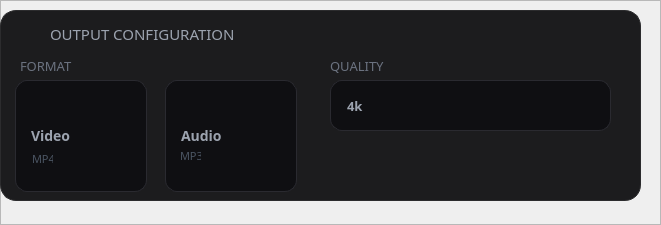
              <widget class="QFrame" name="option_container">
               <property name="geometry">
                <rect>
                 <x>0</x>
                 <y>0</y>
                 <width>661</width>
                 <height>225</height>
                </rect>
               </property>
               <property name="sizePolicy">
                <sizepolicy hsizetype="Preferred" vsizetype="Expanding">
                 <horstretch>0</horstretch>
                 <verstretch>0</verstretch>
                </sizepolicy>
               </property>
               <property name="styleSheet">
                <string notr="true">#option_container {
    background-color: transparent; /* Keep trying to be transparent */
    border-bottom-left-radius: 15px; /* Match the parent's radius */
    border-bottom-right-radius: 15px; /* Match the parent's radius */
}</string>
               </property>
               <property name="frameShape">
                <enum>QFrame::StyledPanel</enum>
               </property>
               <property name="frameShadow">
                <enum>QFrame::Raised</enum>
               </property>
               <widget class="QFrame" name="format_qual_frame">
                <property name="geometry">
                 <rect>
                  <x>0</x>
                  <y>10</y>
                  <width>641</width>
                  <height>191</height>
                 </rect>
                </property>
                <property name="sizePolicy">
                 <sizepolicy hsizetype="Preferred" vsizetype="Preferred">
                  <horstretch>0</horstretch>
                  <verstretch>0</verstretch>
                 </sizepolicy>
                </property>
                <property name="minimumSize">
                 <size>
                  <width>318</width>
                  <height>179</height>
                 </size>
                </property>
                <property name="styleSheet">
                 <string notr="true">background-color: #1c1c1e;
border-radius: 16px;
border: 1px solid #2c2c2e;</string>
                </property>
                <property name="frameShape">
                 <enum>QFrame::StyledPanel</enum>
                </property>
                <property name="frameShadow">
                 <enum>QFrame::Raised</enum>
                </property>
                <widget class="QPushButton" name="btnFormatVideo">
                 <property name="geometry">
                  <rect>
                   <x>15</x>
                   <y>70</y>
                   <width>132</width>
                   <height>112</height>
                  </rect>
                 </property>
                 <property name="font">
                  <font>
                   <family>Manrope,sans-serif</family>
                   <pointsize>-1</pointsize>
                   <weight>75</weight>
                   <bold>true</bold>
                  </font>
                 </property>
                 <property name="cursor">
                  <cursorShape>PointingHandCursor</cursorShape>
                 </property>
                 <property name="layoutDirection">
                  <enum>Qt::LeftToRight</enum>
                 </property>
                 <property name="styleSheet">
                  <string notr="true">/* --- Video &amp; Audio Toggle Buttons --- */
QPushButton#btnFormatVideo, QPushButton#btnFormatAudio {
    background-color: #0F0F12;        /* matches bg-surface */
    border: 1px solid #2A2A30;        /* matches border-white/5 */
    border-radius: 12px;              /* matches rounded-xl */
    color: #9ca3af;                   /* matches text-gray-400 */
    font-family: &quot;Manrope&quot;, sans-serif;
    font-size: 14px;
    font-weight: bold;
    text-align: left;
    padding: 15px;                    /* spacious padding like the card */
    qproperty-iconSize: 24px 24px;    /* makes the icon larger (text-2xl) */
}

/* --- Hover State --- */
QPushButton#btnFormatVideo:hover, QPushButton#btnFormatAudio:hover {
    background-color: #1A1A1F;        /* matches hover:bg-white/5 */
    border: 1px solid #3f3f46;        /* slightly lighter border */
    color: #ffffff;
}

/* --- Active / Checked State (The Blue Look) --- */
/* This mimics the &quot;Video&quot; active state in your HTML */
QPushButton#btnFormatVideo:checked, QPushButton#btnFormatAudio:checked {
    background-color: rgba(59, 130, 246, 0.15); /* Blue tint (bg-primary/10) */
    border: 1px solid rgba(59, 130, 246, 0.5);  /* Blue border (border-primary/50) */
    color: #ffffff;                             /* White text */
}</string>
                 </property>
                 <property name="text">
                  <string>Video</string>
                 </property>
                 <property name="checkable">
                  <bool>true</bool>
                 </property>
                 <property name="checked">
                  <bool>false</bool>
                 </property>
                </widget>
                <widget class="QPushButton" name="btnFormatAudio">
                 <property name="geometry">
                  <rect>
                   <x>165</x>
                   <y>70</y>
                   <width>132</width>
                   <height>112</height>
                  </rect>
                 </property>
                 <property name="font">
                  <font>
                   <family>Manrope,sans-serif</family>
                   <pointsize>-1</pointsize>
                   <weight>75</weight>
                   <bold>true</bold>
                  </font>
                 </property>
                 <property name="cursor">
                  <cursorShape>PointingHandCursor</cursorShape>
                 </property>
                 <property name="styleSheet">
                  <string notr="true">/* --- Video &amp; Audio Toggle Buttons --- */
QPushButton#btnFormatVideo, QPushButton#btnFormatAudio {
    background-color: #0F0F12;        /* matches bg-surface */
    border: 1px solid #2A2A30;        /* matches border-white/5 */
    border-radius: 12px;              /* matches rounded-xl */
    color: #9ca3af;                   /* matches text-gray-400 */
    font-family: &quot;Manrope&quot;, sans-serif;
    font-size: 14px;
    font-weight: bold;
    text-align: left;
    padding: 15px;                    /* spacious padding like the card */
    qproperty-iconSize: 24px 24px;    /* makes the icon larger (text-2xl) */
}

/* --- Hover State --- */
QPushButton#btnFormatVideo:hover, QPushButton#btnFormatAudio:hover {
    background-color: #1A1A1F;        /* matches hover:bg-white/5 */
    border: 1px solid #3f3f46;        /* slightly lighter border */
    color: #ffffff;
}

/* --- Active / Checked State (The Blue Look) --- */
/* This mimics the &quot;Video&quot; active state in your HTML */
QPushButton#btnFormatVideo:checked, QPushButton#btnFormatAudio:checked {
    background-color: rgba(59, 130, 246, 0.15); /* Blue tint (bg-primary/10) */
    border: 1px solid rgba(59, 130, 246, 0.5);  /* Blue border (border-primary/50) */
    color: #ffffff;                             /* White text */
}</string>
                 </property>
                 <property name="text">
                  <string>Audio</string>
                 </property>
                 <property name="checkable">
                  <bool>true</bool>
                 </property>
                </widget>
                <widget class="QLabel" name="logo_text_3">
                 <property name="geometry">
                  <rect>
                   <x>20</x>
                   <y>40</y>
                   <width>101</width>
                   <height>31</height>
                  </rect>
                 </property>
                 <property name="font">
                  <font>
                   <family>Manrope SemiBold</family>
                   <pointsize>10</pointsize>
                  </font>
                 </property>
                 <property name="styleSheet">
                  <string notr="true">background-color: transparent;
color: #6B7280;
border: none;
outline: none;</string>
                 </property>
                 <property name="text">
                  <string>FORMAT</string>
                 </property>
                </widget>
                <widget class="QLabel" name="mp3_icon">
                 <property name="geometry">
                  <rect>
                   <x>180</x>
                   <y>90</y>
                   <width>21</width>
                   <height>21</height>
                  </rect>
                 </property>
                 <property name="font">
                  <font>
                   <family>Manrope SemiBold</family>
                   <pointsize>12</pointsize>
                  </font>
                 </property>
                 <property name="styleSheet">
                  <string notr="true">background-color: transparent;
color: white;
border: none;
outline: none;</string>
                 </property>
                 <property name="text">
                  <string/>
                 </property>
                 <property name="pixmap">
                  <pixmap resource="resources.qrc">:/images/waveform-active.png</pixmap>
                 </property>
                 <property name="scaledContents">
                  <bool>true</bool>
                 </property>
                </widget>
                <widget class="QLabel" name="mp4_icon">
                 <property name="geometry">
                  <rect>
                   <x>30</x>
                   <y>90</y>
                   <width>21</width>
                   <height>21</height>
                  </rect>
                 </property>
                 <property name="font">
                  <font>
                   <family>Manrope SemiBold</family>
                   <pointsize>12</pointsize>
                  </font>
                 </property>
                 <property name="styleSheet">
                  <string notr="true">background-color: transparent;
color: white;
border: none;
outline: none;</string>
                 </property>
                 <property name="text">
                  <string/>
                 </property>
                 <property name="pixmap">
                  <pixmap resource="resources.qrc">:/images/film-active.png</pixmap>
                 </property>
                 <property name="scaledContents">
                  <bool>true</bool>
                 </property>
                </widget>
                <widget class="QLabel" name="logo_text_7">
                 <property name="geometry">
                  <rect>
                   <x>32</x>
                   <y>133</y>
                   <width>21</width>
                   <height>31</height>
                  </rect>
                 </property>
                 <property name="font">
                  <font>
                   <family>JetBrains Mono</family>
                   <pointsize>8</pointsize>
                  </font>
                 </property>
                 <property name="styleSheet">
                  <string notr="true">background-color: transparent;
color: #4B5563;
border: none;</string>
                 </property>
                 <property name="text">
                  <string>MP4</string>
                 </property>
                </widget>
                <widget class="QLabel" name="logo_text_8">
                 <property name="geometry">
                  <rect>
                   <x>180</x>
                   <y>130</y>
                   <width>21</width>
                   <height>31</height>
                  </rect>
                 </property>
                 <property name="font">
                  <font>
                   <family>JetBrains Mono</family>
                   <pointsize>8</pointsize>
                  </font>
                 </property>
                 <property name="styleSheet">
                  <string notr="true">background-color: transparent;
color: #4B5563;
border: none;</string>
                 </property>
                 <property name="text">
                  <string>MP3</string>
                 </property>
                </widget>
                <widget class="QLabel" name="logo_text_6">
                 <property name="geometry">
                  <rect>
                   <x>330</x>
                   <y>40</y>
                   <width>101</width>
                   <height>31</height>
                  </rect>
                 </property>
                 <property name="font">
                  <font>
                   <family>Manrope SemiBold</family>
                   <pointsize>10</pointsize>
                  </font>
                 </property>
                 <property name="styleSheet">
                  <string notr="true">background-color: transparent;
color: #6B7280;
outline: none;
border: none;</string>
                 </property>
                 <property name="text">
                  <string>QUALITY</string>
                 </property>
                </widget>
                <widget class="QComboBox" name="comboQuality">
                 <property name="geometry">
                  <rect>
                   <x>330</x>
                   <y>70</y>
                   <width>281</width>
                   <height>51</height>
                  </rect>
                 </property>
                 <property name="font">
                  <font>
                   <family>Manrope,sans-serif</family>
                   <pointsize>-1</pointsize>
                   <weight>62</weight>
                   <bold>true</bold>
                  </font>
                 </property>
                 <property name="cursor">
                  <cursorShape>PointingHandCursor</cursorShape>
                 </property>
                 <property name="styleSheet">
                  <string notr="true">/* --- QComboBox Base Style --- */
QComboBox {
    background-color: #0F0F12;      /* matches bg-surface */
    border: 1px solid #2A2A30;      /* matches border-white/5 */
    border-radius: 12px;            /* matches rounded-xl */
    padding: 10px 16px;             /* matches py-3 px-4 */
    color: #9ca3af;                 /* matches text-gray-400 */
    font-family: &quot;Manrope&quot;, sans-serif;
    font-size: 13px;                /* matches text-sm */
    font-weight: 500;
}

/* --- Hover State --- */
QComboBox:hover {
    background-color: #1A1A1F;      /* matches hover:bg-surfaceHighlight */
    color: #ffffff;                 /* lighter text on hover */
    border: 1px solid #3f3f46;
}

/* --- Focus / Open State --- */
QComboBox:on { 
    border: 1px solid rgba(59, 130, 246, 0.5); /* matches focus:border-primary/50 */
    background-color: #0F0F12;
}

/* --- The Dropdown Button Area --- */
QComboBox::drop-down {
    subcontrol-origin: padding;
    subcontrol-position: top right;
    width: 40px; 
    border-left-width: 0px;
    border-top-right-radius: 12px;
    border-bottom-right-radius: 12px;
    background: transparent;        /* Keep transparent to show parent bg */
}

/* --- The Arrow Icon --- */
/* Note: You need a PNG icon in your resource file for this to look perfect.
   If you don't have one, Qt uses a default Windows arrow. */
QComboBox::down-arrow {
    image: url(:/images/caret-down.png); /* Replace with your actual resource path */
    width: 14px;
    height: 14px;
    padding-right: 16px; /* Offset to match the HTML look */
}

/* --- The Popup List (The part that opens up) --- */
QComboBox QAbstractItemView {
    background-color: #0F0F12;      /* Dark background */
    border: 1px solid #2A2A30;      /* Thin border */
    selection-background-color: #1A1A1F; /* Hovered Item Background */
    selection-color: #ffffff;       /* Hovered Item Text */
    outline: 0px;                   /* Remove dotted selection line */
    padding: 4px;
    border-radius: 8px;
    color: #9ca3af;
}</string>
                 </property>
                 <item>
                  <property name="text">
                   <string>4k</string>
                  </property>
                 </item>
                </widget>
                <widget class="QLabel" name="logo_text_10">
                 <property name="geometry">
                  <rect>
                   <x>50</x>
                   <y>13</y>
                   <width>231</width>
                   <height>21</height>
                  </rect>
                 </property>
                 <property name="font">
                  <font>
                   <family>Manrope SemiBold</family>
                   <pointsize>11</pointsize>
                  </font>
                 </property>
                 <property name="styleSheet">
                  <string notr="true">background-color: transparent;
color: #9CA3AF;
outline: none;
border: none;</string>
                 </property>
                 <property name="text">
                  <string>OUTPUT CONFIGURATION</string>
                 </property>
                </widget>
                <widget class="QLabel" name="mp4_icon_3">
                 <property name="geometry">
                  <rect>
                   <x>20</x>
                   <y>13</y>
                   <width>21</width>
                   <height>21</height>
                  </rect>
                 </property>
                 <property name="font">
                  <font>
                   <family>Manrope SemiBold</family>
                   <pointsize>12</pointsize>
                  </font>
                 </property>
                 <property name="styleSheet">
                  <string notr="true">background-color: transparent;
color: white;
border: none;
outline: none;</string>
                 </property>
                 <property name="text">
                  <string/>
                 </property>
                 <property name="pixmap">
                  <pixmap resource="resources.qrc">:/images/control.png</pixmap>
                 </property>
                 <property name="scaledContents">
                  <bool>true</bool>
                 </property>
                </widget>
               </widget>
              </widget>
